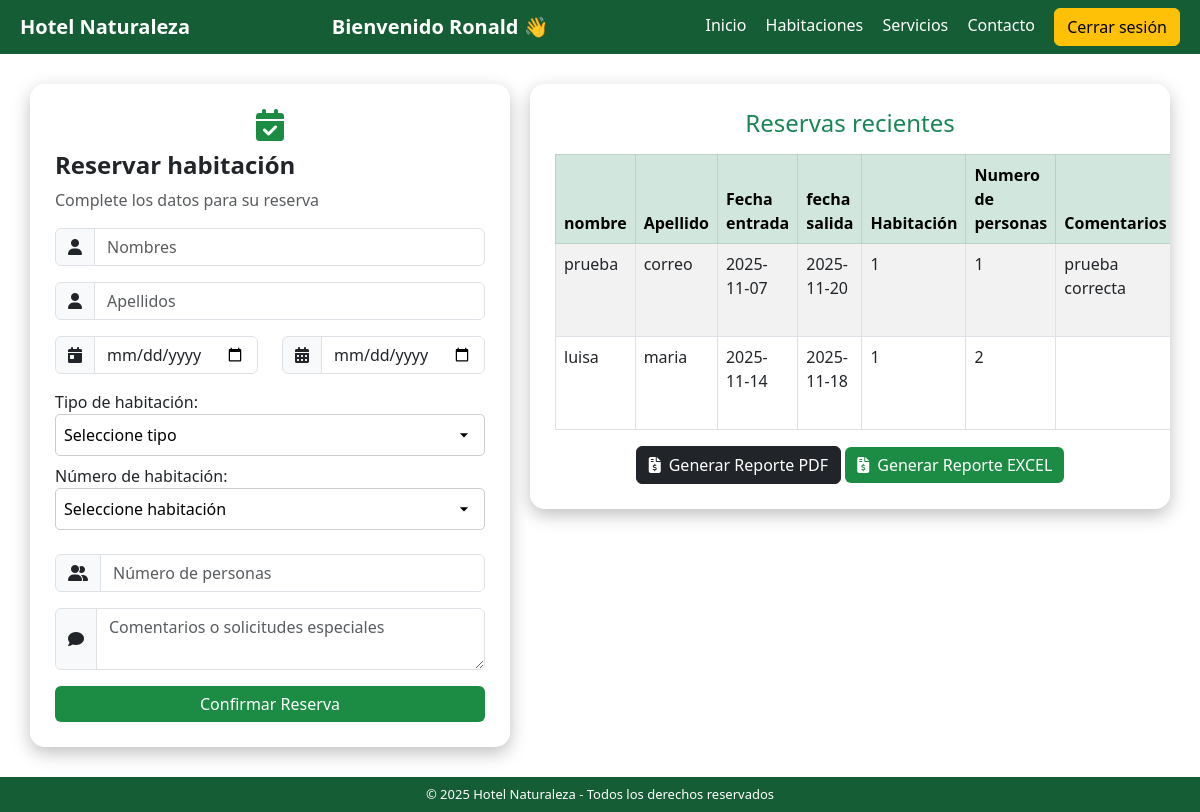
/index.php?action=formReservas (signed in), run on the app's committed database.
### tables this page shows
CREATE TABLE `reservations` (
  `id` int NOT NULL AUTO_INCREMENT,
  `user_id` int DEFAULT NULL,
  `nombre` varchar(100) DEFAULT NULL,
  `apellido` varchar(100) DEFAULT NULL,
  `fecha_entrada` date DEFAULT NULL,
  `fecha_salida` date DEFAULT NULL,
  `habitacion` varchar(50) DEFAULT NULL,
  `personas` int DEFAULT NULL,
  `comentarios` text,
  `created_at` datetime DEFAULT CURRENT_TIMESTAMP,
  `updated_at` datetime DEFAULT CURRENT_TIMESTAMP ON UPDATE CURRENT_TIMESTAMP,
  `deleted_at` datetime DEFAULT NULL,
  `created_by` varchar(100) DEFAULT NULL,
  `updated_by` varchar(100) DEFAULT NULL,
  `deleted_by` varchar(100) DEFAULT NULL,
  PRIMARY KEY (`id`)
);

### controllers/controllerBase.php (called while the page is built, shortened)
<?php
class ControllerBase
{
    public function verPaginaInicio($pagina)
    {
        include_once $pagina;
    }
}

### models/conexion.php (called while the page is built, shortened)
<?php
class conexion {
    private $mySQLI;
    private $result;
    public function conectar() {
        $host = 'localhost';
        $db = "hotel_reservas";
        $user = 'root';
        $password = '';
        $this->mySQLI = new mysqli($host,$user,$password,$db);
    }
    public function query($sql) {
        $this->result = $this->mySQLI->query($sql);
    }
    public function getResult(){
        return $this->result;
    }
}

### views/html/auth/formReservas.php (the view, shortened to what this page needs)
<!DOCTYPE html>
<html lang="es">
<head>
  <link href="https://cdn.jsdelivr.net/npm/bootstrap@5.3.0/dist/css/bootstrap.min.css" rel="stylesheet">
  <link href="https://cdnjs.cloudflare.com/ajax/libs/font-awesome/6.4.0/css/all.min.css" rel="stylesheet">
</head>
<body>
  <header>
    <h2>Hotel Naturaleza</h2>
    <?php
      if (isset($_SESSION['user']['name'])) {
          echo "<h2>Bienvenido " . htmlspecialchars($_SESSION['user']['name']) . " 👋</h2>";
      } else {
          echo "<h2>Bienvenido invitado</h2>";
      }
    ?>
    <nav>
      <a href="#">Inicio</a>
      <a href="#">Habitaciones</a>
      <a href="#">Servicios</a>
      <a href="#">Contacto</a>
      <a href="index.php?action=logout" class="btn btn-warning">Cerrar sesión</a>
    </nav>
  </header>
  <div class="content">
    <div class="form-container">
      <div class="mb-2 text-center">
        <i class="fa-solid fa-calendar-check fa-2x" style="color:#1c8c44;"></i>
      </div>
      <form action="<?= SITE_URL ?>index.php?action=registerReserva" method="POST">
        <h2>Reservar habitación</h2>
        <p class="text-muted">Complete los datos para su reserva</p>
        <div class="input-group mb-3">
          <span class="input-group-text"><i class="fa-solid fa-user"></i></span>
          <input type="text" name="nombre" class="form-control" placeholder="Nombres" >
        </div>
        <div class="input-group mb-3">
          <span class="input-group-text"><i class="fa-solid fa-user"></i></span>
          <input type="text" name="apellido" class="form-control" placeholder="Apellidos" >
        </div>
        <div class="row mb-3">
          <div class="col input-group">
            <span class="input-group-text"><i class="fa-solid fa-calendar-day"></i></span>
            <input type="date" name="fecha_entrada" class="form-control" >
          </div>
          <div class="col input-group mt-2 mt-md-0">
            <span class="input-group-text"><i class="fa-solid fa-calendar-days"></i></span>
            <input type="date" name="fecha_salida" class="form-control" >
          </div>
        </div>
        <label for="tipoHabitacion">Tipo de habitación:</label>
        <select id="tipoHabitacion" name="tipoHabitacion" onchange="cargarHabitaciones()"
          style="width:100%; padding:8px; border:1px solid #ccc; border-radius:5px;
                 background-color:#fff; appearance:none; -webkit-appearance:none;
                 -moz-appearance:none;
                 background-repeat:no-repeat;
                 background-position:right 10px center;
                 cursor:pointer;">
          <option value="">Seleccione tipo</option>
        </select><br>
        <label for="numeroHabitacion" class="mt-2">Número de habitación:</label>
        <select id="numeroHabitacion" name="habitacion"
          style="width:100%; padding:8px; border:1px solid #ccc; border-radius:5px;
                 background-color:#fff; appearance:none; -webkit-appearance:none;
                 -moz-appearance:none;
                 background-repeat:no-repeat;
                 background-position:right 10px center;
                 cursor:pointer;">
          <option value="">Seleccione habitación</option>
        </select><br><br>
        <div class="input-group mb-3">
          <span class="input-group-text"><i class="fa-solid fa-user-group"></i></span>
          <input type="number" name="personas" class="form-control" placeholder="Número de personas" min="1" max="6" >
        </div>
        <div class="input-group mb-3">
          <span class="input-group-text"><i class="fa-solid fa-comment"></i></span>
          <textarea name="comentarios" class="form-control" rows="2" placeholder="Comentarios o solicitudes especiales"></textarea>
        </div>
        <button type="submit" class="btn btn-primary w-100" name="btnregister" value="1">Confirmar Reserva</button>
      </form>
    </div>
    <div class="table-container">
      <h4 class="mb-3 text-center text-success">Reservas recientes</h4>
      <table class="table table-striped table-bordered">
        <thead class="table-success">
          <tr>
            <th>nombre</th>
            <th>Apellido</th>
            <th>Fecha entrada</th>
            <th>fecha salida</th>
            <th>Habitación</th>
            <th>Numero de personas</th>
            <th>Comentarios</th>
          </tr>
        </thead>
        <tbody>
         <?php
              $conexion = new conexion();
              $conexion->conectar();
              $userId = $_SESSION['user']['id'];
              $conexion->query("SELECT * FROM reservations WHERE user_id = $userId");
              $resultado = $conexion->getResult();
              while($datos = $resultado->fetch_object()){?>
                <tr>
                  <td><?= $datos->nombre ?></td>
                  <td><?= $datos->apellido ?></td>
                  <td><?= $datos->fecha_entrada ?></td>
                  <td><?= $datos->fecha_salida ?></td>
                  <td><?= $datos->habitacion ?></td>
                  <td><?= $datos->personas ?></td>
                  <td><?= $datos->comentarios ?></td>
                </tr>
              <?php }
              ?>
        </tbody>
      </table>
      <div class="text-center mt-3">
        <a href="<?= SITE_URL ?>index.php?action=generateReport" class="btn btn-dark" target="_blank"><i class="fas fa-file-invoice-dollar me-2"></i>Generar Reporte PDF</a>
        <a href="<?= SITE_URL ?>index.php?action=generateReportExcel" class="btn btn-primary" onclick=""><i class="fas fa-file-invoice-dollar me-2"></i>Generar Reporte EXCEL</a>
      </div>
    </div>
  </div>
  <footer>
    © 2025 Hotel Naturaleza - Todos los derechos reservados
  </footer>
</body>
</html>

### views/html/auth/formReservas.php (style rules this page uses)
body { background: url('https://images.unsplash.com/photo-1506748686214-e9df14d4d9d0?auto=format&fit=crop&w=1600&q=80') no-repeat center center fixed; background-size: cover; margin: 0; font-family: 'Segoe UI', Tahoma, Geneva, Verdana, sans-serif; height: 100vh; display: flex; flex-direction: column; }
header { background-color: #155d34; color: #fff; padding: 8px 20px; display: flex; justify-content: space-between; align-items: center; }
header h2 { margin: 0; font-weight: bold; font-size: 20px; }
nav a { color: #fff; margin-left: 15px; text-decoration: none; font-weight: 500; }
.content { flex: 1; display: flex; justify-content: space-around; align-items: flex-start; padding: 30px; gap: 20px; }
.form-container, .table-container { background: rgba(255,255,255,0.95); padding: 25px; border-radius: 15px; box-shadow: 0 6px 18px rgba(0,0,0,0.25); }
.form-container { width: 480px; }
.table-container { flex: 1; overflow-y: auto; max-height: 550px; }
.form-container h2 { font-weight: bold; margin-bottom: 8px; font-size: 24px; }
.btn-primary { background-color: #1c8c44; border: none; }
footer { background-color: #155d34; color: #fff; text-align: center; padding: 8px; font-size: 13px; }

### data on the page
reservations: nombre "prueba", apellido "correo", fecha_entrada "2025-11-07", fecha_salida "2025-11-20", habitacion "1", personas "1", comentarios "prueba correcta"
reservations: nombre "luisa", apellido "maria", fecha_entrada "2025-11-14", fecha_salida "2025-11-18", habitacion "1", personas "2"

### other printed values
$_SESSION['user']['name'] "Ronald"
